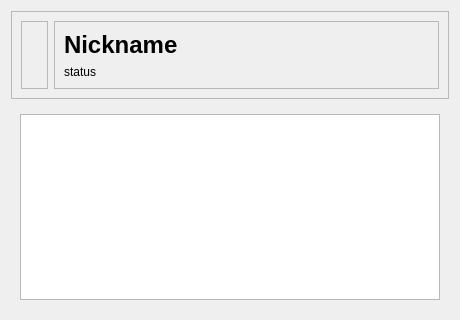
<?xml version="1.0" encoding="UTF-8"?>
<ui version="4.0">
 <class>Profile</class>
 <widget class="QWidget" name="Profile">
  <property name="geometry">
   <rect>
    <x>0</x>
    <y>0</y>
    <width>460</width>
    <height>320</height>
   </rect>
  </property>
  <property name="windowTitle">
   <string>Form</string>
  </property>
  <layout class="QVBoxLayout" name="verticalLayout">
   <item>
    <widget class="QFrame" name="frame">
     <property name="frameShape">
      <enum>QFrame::StyledPanel</enum>
     </property>
     <property name="frameShadow">
      <enum>QFrame::Raised</enum>
     </property>
     <layout class="QHBoxLayout" name="horizontalLayout_2">
      <item>
       <widget class="QFrame" name="frame_4">
        <property name="frameShape">
         <enum>QFrame::StyledPanel</enum>
        </property>
        <property name="frameShadow">
         <enum>QFrame::Raised</enum>
        </property>
        <layout class="QVBoxLayout" name="verticalLayout_3">
         <item>
          <widget class="QLabel" name="photoLabel">
           <property name="text">
            <string><i>Receiving...</i></string>
           </property>
          </widget>
         </item>
        </layout>
       </widget>
      </item>
      <item>
       <widget class="QFrame" name="headFrame">
        <property name="sizePolicy">
         <sizepolicy hsizetype="Expanding" vsizetype="Preferred">
          <horstretch>0</horstretch>
          <verstretch>0</verstretch>
         </sizepolicy>
        </property>
        <property name="frameShape">
         <enum>QFrame::StyledPanel</enum>
        </property>
        <property name="frameShadow">
         <enum>QFrame::Raised</enum>
        </property>
        <layout class="QVBoxLayout" name="verticalLayout_2">
         <item>
          <widget class="QLabel" name="nicknameLabel">
           <property name="text">
            <string>&lt;h1&gt;Nickname&lt;/h1&gt;</string>
           </property>
          </widget>
         </item>
         <item>
          <widget class="QLabel" name="statusLabel">
           <property name="text">
            <string>status</string>
           </property>
          </widget>
         </item>
        </layout>
       </widget>
      </item>
     </layout>
    </widget>
   </item>
   <item>
    <widget class="QFrame" name="bodyFrame">
     <property name="frameShape">
      <enum>QFrame::NoFrame</enum>
     </property>
     <property name="frameShadow">
      <enum>QFrame::Plain</enum>
     </property>
     <layout class="QHBoxLayout" name="horizontalLayout">
      <item>
       <widget class="QTextEdit" name="descriptionEdit">
        <property name="readOnly">
         <bool>true</bool>
        </property>
       </widget>
      </item>
     </layout>
    </widget>
   </item>
  </layout>
 </widget>
 <resources/>
 <connections/>
</ui>
